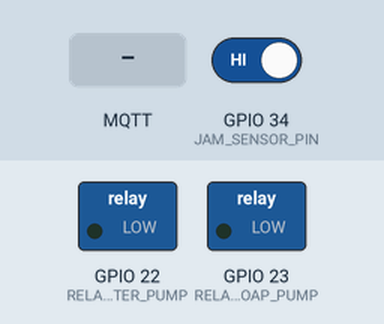
A sketch run on a simulated ESP32. On the bench: switched loads named in the sketch (green lamp = pin HIGH). Inputs (shaded band) come from the test bench; at power-on: GPIO 34 (JAM_SENSOR_PIN) HIGH. WiFi joins after 1.5 s; servers stay silent unless stated; no MQTT or app messages arrive unless stated; what the sketch prints to the serial monitor is not drawn.

Above: at 2.7 s.
2.8 s: MQTT message "trigger_wash" arrives on the first subscribed topic
At 4.0 s:
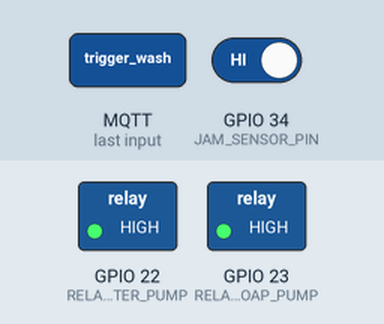
4.3 s: GPIO 34 (JAM_SENSOR_PIN) driven LOW
At 5.5 s:
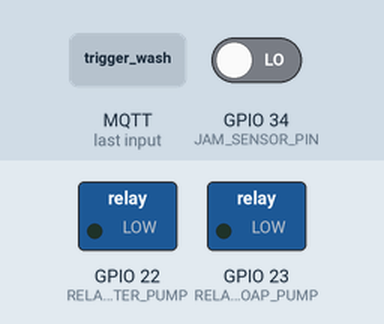
Timing chart, 0 to 7.3 s (numbered marks = the images above; inputs shaded):
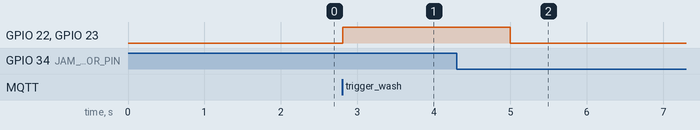

The sketch:

esp32_main_controller.ino
```cpp
#include <WiFi.h>
#include <PubSubClient.h>

// --- Configuration ---
const char* ssid = "YOUR_WIFI_SSID";
const char* password = "YOUR_WIFI_PASSWORD";
const char* mqtt_server = "broker.hivemq.com";
const int mqtt_port = 1883;

const String FACILITY_ID = "quickwash_main";
const String DEVICE_ID = "esp32_bay_1";

// --- Pin Definitions ---
const int WATER_LEVEL_TRIG = 5;
const int WATER_LEVEL_ECHO = 18;
const int SOAP_LEVEL_TRIG = 19;
const int SOAP_LEVEL_ECHO = 21;
const int RELAY_WATER_PUMP = 22;
const int RELAY_SOAP_PUMP = 23;
const int JAM_SENSOR_PIN = 34; // Analog or Digital read depending on sensor

// --- Globals ---
WiFiClient espClient;
PubSubClient client(espClient);

long lastMsgTime = 0;
int waterLevel = 100;
int soapLevel = 100;
String currentStatus = "available";

void setup_wifi() {
  delay(10);
  Serial.println();
  Serial.print("Connecting to ");
  Serial.println(ssid);
  WiFi.begin(ssid, password);
  while (WiFi.status() != WL_CONNECTED) {
    delay(500);
    Serial.print(".");
  }
  Serial.println("\nWiFi connected");
  Serial.println("IP address: ");
  Serial.println(WiFi.localIP());
}

void callback(char* topic, byte* message, unsigned int length) {
  Serial.print("Message arrived on topic: ");
  Serial.print(topic);
  Serial.print(". Message: ");
  String messageTemp;
  for (int i = 0; i < length; i++) {
    Serial.print((char)message[i]);
    messageTemp += (char)message[i];
  }
  Serial.println();

  // Handle incoming commands
  if (String(topic) == "quickwash/" + FACILITY_ID + "/command/" + DEVICE_ID) {
    if (messageTemp.indexOf("reset_jam") >= 0) {
      Serial.println("Command received: Reset Jam");
      currentStatus = "available";
    } else if (messageTemp.indexOf("trigger_wash") >= 0) {
      Serial.println("Command received: Trigger Wash Cycle");
      currentStatus = "active";
      // Simulate relays turning on
      digitalWrite(RELAY_WATER_PUMP, HIGH);
      digitalWrite(RELAY_SOAP_PUMP, HIGH);
    } else if (messageTemp.indexOf("emergency_stop") >= 0) {
      Serial.println("Command received: Emergency Stop");
      currentStatus = "error";
      // Simulate relays turning off immediately
      digitalWrite(RELAY_WATER_PUMP, LOW);
      digitalWrite(RELAY_SOAP_PUMP, LOW);
    }
  }
}

void reconnect() {
  while (!client.connected()) {
    Serial.print("Attempting MQTT connection...");
    if (client.connect(DEVICE_ID.c_str())) {
      Serial.println("connected");
      // Subscribe to command topic
      String commandTopic = "quickwash/" + FACILITY_ID + "/command/" + DEVICE_ID;
      client.subscribe(commandTopic.c_str());
    } else {
      Serial.print("failed, rc=");
      Serial.print(client.state());
      Serial.println(" try again in 5 seconds");
      delay(5000);
    }
  }
}

// Function to read ultrasonic distance and map to percentage
int readLevel(int trigPin, int echoPin, int emptyDistance, int fullDistance) {
  digitalWrite(trigPin, LOW);
  delayMicroseconds(2);
  digitalWrite(trigPin, HIGH);
  delayMicroseconds(10);
  digitalWrite(trigPin, LOW);

  long duration = pulseIn(echoPin, HIGH, 30000); // 30ms timeout
  if (duration == 0) return 0;

  float distance = duration * 0.034 / 2;
  // Map distance to percentage (lower distance = higher percentage)
  int percentage = map(distance, fullDistance, emptyDistance, 100, 0);
  percentage = constrain(percentage, 0, 100);
  return percentage;
}

void setup() {
  Serial.begin(115200);

  pinMode(WATER_LEVEL_TRIG, OUTPUT);
  pinMode(WATER_LEVEL_ECHO, INPUT);
  pinMode(SOAP_LEVEL_TRIG, OUTPUT);
  pinMode(SOAP_LEVEL_ECHO, INPUT);
  pinMode(RELAY_WATER_PUMP, OUTPUT);
  pinMode(RELAY_SOAP_PUMP, OUTPUT);
  pinMode(JAM_SENSOR_PIN, INPUT_PULLUP);

  digitalWrite(RELAY_WATER_PUMP, LOW);
  digitalWrite(RELAY_SOAP_PUMP, LOW);

  setup_wifi();
  client.setServer(mqtt_server, mqtt_port);
  client.setCallback(callback);
}

void loop() {
  if (!client.connected()) {
    reconnect();
  }
  client.loop();

  long now = millis();
  if (now - lastMsgTime > 5000) { // Publish every 5 seconds
    lastMsgTime = now;

    // Simulate or read actual sensors
    // waterLevel = readLevel(WATER_LEVEL_TRIG, WATER_LEVEL_ECHO, 100, 10);
    // soapLevel = readLevel(SOAP_LEVEL_TRIG, SOAP_LEVEL_ECHO, 50, 5);

    // Check for jams
    if (digitalRead(JAM_SENSOR_PIN) == LOW && currentStatus == "active") {
      currentStatus = "error";
      digitalWrite(RELAY_WATER_PUMP, LOW);
      digitalWrite(RELAY_SOAP_PUMP, LOW);
    }

    String statusTopic = "quickwash/" + FACILITY_ID + "/status/" + DEVICE_ID;
    String statusPayload = "{\"status\":\"" + currentStatus + "\"}";

    // Sensor readings (ultrasonic tank levels + simulated flow/temp)
    // Contract expected by the IoT Bridge: sensor/<device>/levels with
    // water/soap_a/soap_b/wax and sensor/<device>/flow_temp with flow_lpm/temp_c.
    String levelsTopic = "quickwash/" + FACILITY_ID + "/sensor/" + DEVICE_ID + "/levels";
    String levelsPayload = "{\"water\":" + String(waterLevel) + ", \"soap_a\":" + String(soapLevel) + ", \"soap_b\":" + String(soapLevel) + ", \"wax\":" + String(soapLevel) + "}";

    String flowTempTopic = "quickwash/" + FACILITY_ID + "/sensor/" + DEVICE_ID + "/flow_temp";
    String flowTempPayload = "{\"flow_lpm\":" + String(currentStatus == "active" ? 12.5 : 0.0) + ", \"temp_c\":" + String(28.5) + "}";

    Serial.print("Publishing status: ");
    Serial.println(statusPayload);
    client.publish(statusTopic.c_str(), statusPayload.c_str());
    client.publish(levelsTopic.c_str(), levelsPayload.c_str());
    client.publish(flowTempTopic.c_str(), flowTempPayload.c_str());
  }
}
```

Measured:
- after the input at 2.8 s, GPIO 22 (RELAY_WATER_PUMP), GPIO 23 (RELAY_SOAP_PUMP): LOW → HIGH at once
- after the input at 4.3 s, GPIO 22 (RELAY_WATER_PUMP), GPIO 23 (RELAY_SOAP_PUMP): HIGH → LOW after 0.70 s
